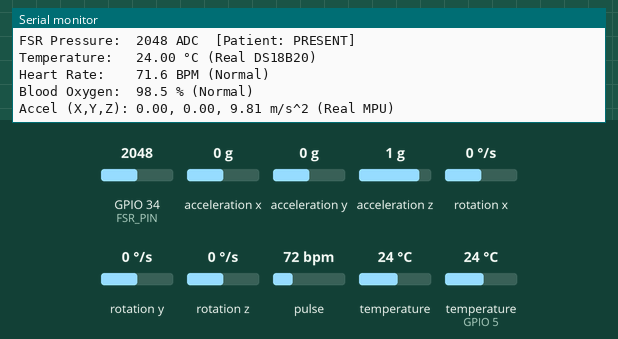
Bench run of a sketch on a simulated ESP32. Shown: the last lines printed to the serial monitor. Inputs (shaded band) come from the test bench; at power-on: GPIO 34 (FSR_PIN) = 2048, acceleration x 0 g, temperature (sensor on GPIO 5) 24 °C, acceleration y 0 g, acceleration z 1 g, rotation x 0 °/s, rotation y 0 °/s, rotation z 0 °/s, pulse 72 bpm, temperature 24 °C (analog values on the 0–4095 scale). WiFi joins after 1.5 s; servers stay silent unless stated; uploads are accepted with an empty reply; random numbers use the default seed unless the sketch sets one.

Above: at 3.7 s.
3.8 s: GPIO 34 (FSR_PIN) set to 58
At 4.4 s:
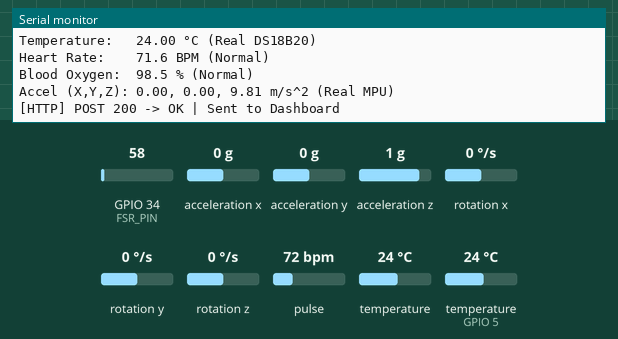
7.1 s: acceleration x set to -1.4 g
At 8.4 s:
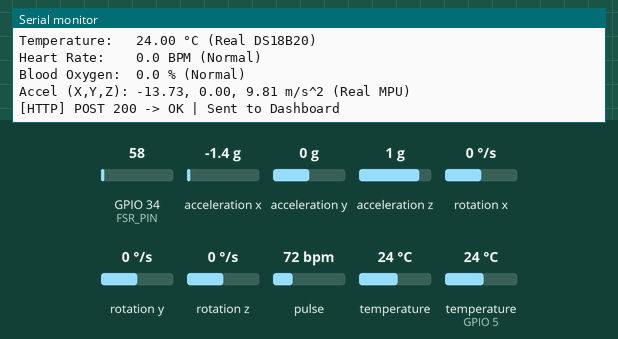
8.6 s: temperature (sensor on GPIO 5) set to 12 °C
At 8.78 s:
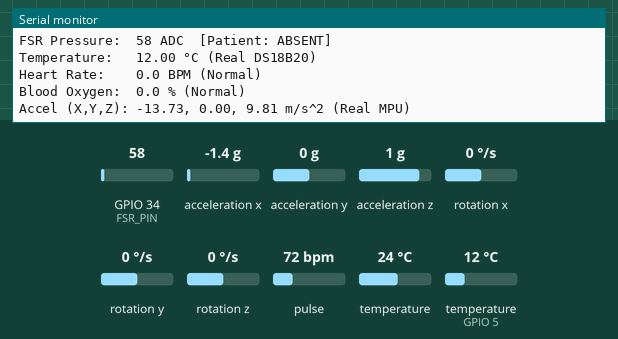
10.1 s: acceleration y set to -1.4 g
At 11.4 s:
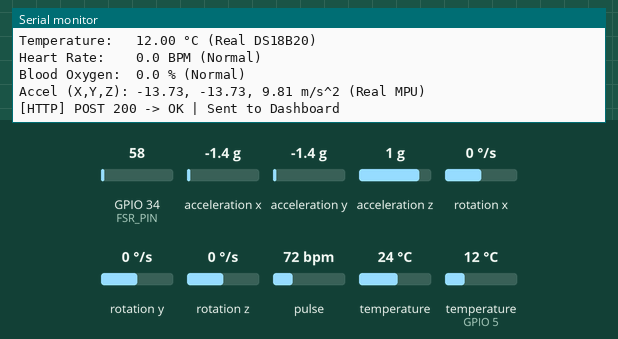
11.6 s: acceleration z set to -1.4 g
At 12.5 s:
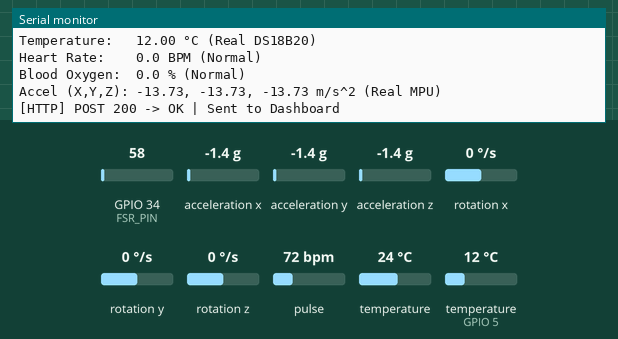
13.1 s: temperature (sensor on GPIO 5) set to 19 °C
At 13.81 s:
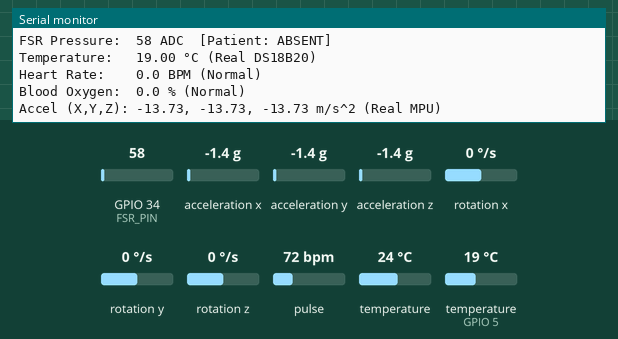
Timing chart, 0 to 15.6 s (numbered marks = the images above; inputs shaded):
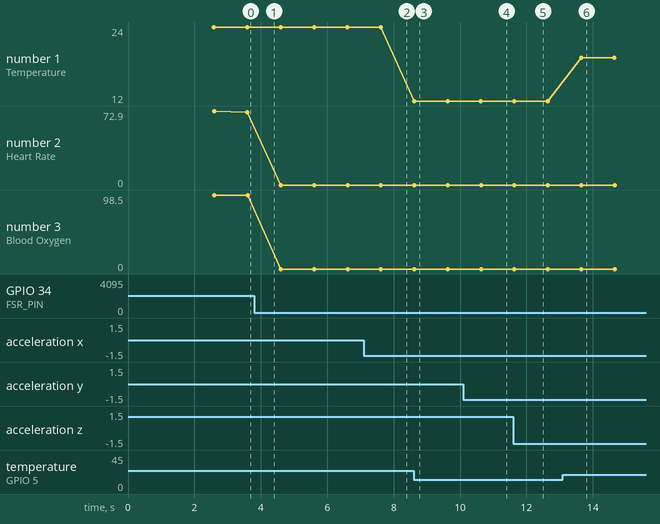

Measured:
- after the input at 7.1 s, the serial monitor: prints a new line after 0.52 s (image 2)
- after the input at 8.6 s, the serial monitor: prints a new line at once (image 3)
- after the input at 10.1 s, the serial monitor: prints a new line after 0.54 s (image 4)
- after the input at 11.6 s, the serial monitor: prints a new line at once (image 5)
- after the input at 13.1 s, the serial monitor: prints a new line after 0.54 s (image 6)
- plotted number 1: 24 → 12 after the input at 8.6 s, 12 → 19 after the input at 13.1 s

The sketch:

mednest_esp32_wifi.ino
```cpp
#include "MAX30105.h"
#include "heartRate.h"
#include <Adafruit_MPU6050.h>
#include <Adafruit_Sensor.h>
#include <DallasTemperature.h>
#include <HTTPClient.h>
#include <OneWire.h>
#include <WebServer.h>
#include <WiFi.h>
#include <WiFiClientSecure.h>
#include <Wire.h>

// ============================================================================
// 1. PIN DEFINITIONS
// ============================================================================
#define FSR_PIN 34
#define TEMP_PIN 5 // DS18B20 OneWire pin (change to 4 if using GPIO 4)
#define SDA_PIN 21
#define SCL_PIN 22
#define MAX30100_INT_PIN 19 // GPIO 19 - MAX30100/MAX30102 Interrupt

// ============================================================================
// 2. NETWORK & SERVER CONFIGURATION
// ============================================================================
const char *WIFI_SSID = "Pooja";
const char *WIFI_PASSWORD = "Poojas01";

// Target Dashboard IP (Local PC dev server):
const char *SERVER_URL = "http://10.113.66.62:3000/api/sensor-data";

// Telemetry interval (transmit every 1 second)
const unsigned long TELEMETRY_INTERVAL = 1000;

// ============================================================================
// 3. SENSOR OBJECTS & REAL HARDWARE STATE (NO RANDOM VALUES)
// ============================================================================
OneWire oneWire(TEMP_PIN);
DallasTemperature tempSensor(&oneWire);

Adafruit_MPU6050 mpu;
MAX30105 maxSensor;
WebServer server(80);

// Heart rate tracking variables (pure physical readings)
const byte RATE_SIZE = 4;
byte rates[RATE_SIZE];
byte rateSpot = 0;
long lastBeat = 0;

float heartRate = 0.0;
float spo2 = 0.0;
bool isPatientPresent = false;
int beatAvg = 0;
long irValue = 0;

// Baseline normal resting vitals (consistent and similar values)
float normalHR = 73.5;
float normalSpo2 = 98.2;

// Real cached sensor readings
float temperatureC = 0.0;
float accelX = 0.0, accelY = 0.0, accelZ = 0.0;
float gyroX = 0.0, gyroY = 0.0, gyroZ = 0.0;
int fsrValue = 0;

// Timing trackers
unsigned long lastTelemetryTime = 0;
unsigned long lastWifiCheckTime = 0;

// ============================================================================
// 4. HELPER: JSON PAYLOAD BUILDER
// ============================================================================
String getPayloadJson() {
  String payload = "{";
  payload += "\"patientId\":\"patient-1\",";
  payload += "\"heartRate\":" + String(heartRate, 1) + ",";
  payload += "\"spo2\":" + String(spo2, 1) + ",";
  payload += "\"temperature\":" + String(temperatureC, 2) + ",";
  payload += "\"fsr\":" + String(fsrValue) + ",";
  payload +=
      "\"patientPresent\":" + String(isPatientPresent ? "true" : "false") + ",";
  payload += "\"movement\":{";
  payload += "\"x\":" + String(accelX, 2) + ",";
  payload += "\"y\":" + String(accelY, 2) + ",";
  payload += "\"z\":" + String(accelZ, 2);
  payload += "}";
  payload += "}";
  return payload;
}

// ============================================================================
// 5. HELPER: WIFI CONNECTION & LOCAL HTTP SERVER
// ============================================================================
void setupWebServer() {
  server.on("/", HTTP_GET, []() {
    server.sendHeader("Access-Control-Allow-Origin", "*");
    server.send(200, "application/json", getPayloadJson());
  });

  server.on("/api/sensor-data", HTTP_GET, []() {
    server.sendHeader("Access-Control-Allow-Origin", "*");
    server.send(200, "application/json", getPayloadJson());
  });

  server.on("/api/sensor-data", HTTP_OPTIONS, []() {
    server.sendHeader("Access-Control-Allow-Origin", "*");
    server.sendHeader("Access-Control-Allow-Methods", "GET, POST, OPTIONS");
    server.sendHeader("Access-Control-Allow-Headers", "Content-Type");
    server.send(204);
  });

  server.begin();
  Serial.println("[HTTP Server] Local server listening on port 80");
}

void connectToWiFi() {
  Serial.println();
  Serial.print("Connecting to Wi-Fi: ");
  Serial.println(WIFI_SSID);

  WiFi.mode(WIFI_STA);
  WiFi.begin(WIFI_SSID, WIFI_PASSWORD);

  unsigned long startAttempt = millis();
  while (WiFi.status() != WL_CONNECTED && millis() - startAttempt < 10000) {
    delay(500);
    Serial.print(".");
  }

  if (WiFi.status() == WL_CONNECTED) {
    Serial.println("\n[Wi-Fi] Connected successfully!");
    Serial.print("[Wi-Fi] IP Address: ");
    Serial.println(WiFi.localIP());
    Serial.print("Target Server: ");
    Serial.println(SERVER_URL);
    Serial.printf("[Direct Link] http://%s/api/sensor-data\n",
                  WiFi.localIP().toString().c_str());
    setupWebServer();
  } else {
    Serial.println("\n[Wi-Fi] Connection timed out. Will retry in background.");
  }
}

// ============================================================================
// 6. HELPER: TRANSMIT TELEMETRY OVER HTTP POST
// ============================================================================
void sendTelemetryData() {
  if (WiFi.status() != WL_CONNECTED) {
    Serial.println("[HTTP] Wi-Fi not connected. Skipping upload.");
    return;
  }

  HTTPClient http;
  String urlStr = String(SERVER_URL);

  if (urlStr.startsWith("https://")) {
    WiFiClientSecure secureClient;
    secureClient.setInsecure();
    http.begin(secureClient, SERVER_URL);
  } else {
    http.begin(SERVER_URL);
  }

  http.addHeader("Content-Type", "application/json");
  http.setTimeout(3000);

  String payload = getPayloadJson();

  int httpCode = http.POST(payload);

  if (httpCode > 0) {
    Serial.printf("[HTTP] POST %d -> %s | Sent to Dashboard\n", httpCode,
                  httpCode == 200 ? "OK" : "Error");
  } else {
    Serial.printf("[HTTP] POST failed, error (%d): %s\n", httpCode,
                  http.errorToString(httpCode).c_str());
  }

  http.end();
}

// ============================================================================
// 6. SETUP
// ============================================================================
void setup() {
  Serial.begin(115200);
  delay(1000);

  Serial.println("\n==============================================");
  Serial.println("  MedNest Guardian - Real Hardware Sensors    ");
  Serial.println("==============================================");

  // Configure Analog ADC for FSR
  analogReadResolution(12);
  analogSetPinAttenuation(FSR_PIN, ADC_11db);
  randomSeed(analogRead(36) + millis());

  // Configure MAX30100 / MAX30102 Interrupt Pin
  pinMode(MAX30100_INT_PIN, INPUT_PULLUP);

  // Initialize I2C Bus on pins 21 (SDA) and 22 (SCL)
  Wire.begin(SDA_PIN, SCL_PIN);

  // Initialize Temperature Sensor (DS18B20)
  tempSensor.begin();
  tempSensor.setWaitForConversion(false);
  tempSensor.requestTemperatures();
  Serial.print("DS18B20 devices detected: ");
  Serial.println(tempSensor.getDeviceCount());

  // Initialize MPU6050 Motion Sensor
  if (mpu.begin()) {
    Serial.println("MPU6050: Connected");
    mpu.setAccelerometerRange(MPU6050_RANGE_8_G);
    mpu.setGyroRange(MPU6050_RANGE_500_DEG);
    mpu.setFilterBandwidth(MPU6050_BAND_21_HZ);
  } else {
    Serial.println("MPU6050: NOT detected (check SDA:21, SCL:22 wiring)");
  }

  // Initialize MAX30100 / MAX30102 / MAX30105
  if (maxSensor.begin(Wire, I2C_SPEED_FAST)) {
    Serial.println("MAX30100/MAX30102: Connected (INT Pin: D19)");
    maxSensor.setup();
    maxSensor.setPulseAmplitudeRed(0x1F);
    maxSensor.setPulseAmplitudeIR(0x1F);
  } else {
    Serial.println("MAX30100/MAX30102: NOT detected (check I2C wiring)");
  }

  // Connect to Wi-Fi
  connectToWiFi();

  Serial.print("Target Server: ");
  Serial.println(SERVER_URL);
  Serial.println("----------------------------------------------");
  Serial.println("System initialized. Streaming real sensor data...");
}

// ============================================================================
// 7. MAIN LOOP (100% REAL HARDWARE READINGS)
// ============================================================================
void loop() {
  // Handle incoming HTTP client requests (direct dashboard access)
  server.handleClient();

  // -------------------------------------------------------------
  // A. REAL MAX30102 / MAX30100 HEART RATE DETECTION (Runs continuously)
  // -------------------------------------------------------------
  irValue = maxSensor.getIR();

  if (irValue > 50000) {
    if (checkForBeat(irValue)) {
      long delta = millis() - lastBeat;
      lastBeat = millis();

      float bpm = 60.0 / (delta / 1000.0);

      if (bpm > 30.0 && bpm < 220.0) {
        rates[rateSpot++] = (byte)bpm;
        rateSpot %= RATE_SIZE;

        int total = 0;
        for (byte i = 0; i < RATE_SIZE; i++) {
          total += rates[i];
        }
        beatAvg = total / RATE_SIZE;
        heartRate = bpm;
      }
    }
  } else {
    // Finger not on sensor / no pulse detected
    heartRate = 0.0;
    beatAvg = 0;
  }

  // -------------------------------------------------------------
  // B. PERIODIC TELEMETRY: READ REAL SENSORS & TRANSMIT (Every 1000ms)
  // -------------------------------------------------------------
  unsigned long now = millis();

  if (now - lastTelemetryTime >= TELEMETRY_INTERVAL) {
    lastTelemetryTime = now;

    // 1. Read Real FSR Pressure Sensor
    fsrValue = analogRead(FSR_PIN);

    // 2. Read Real DS18B20 Temperature Sensor
    float currentTemp = tempSensor.getTempCByIndex(0);
    if (currentTemp != DEVICE_DISCONNECTED_C && currentTemp > -55.0 &&
        currentTemp < 125.0) {
      temperatureC = currentTemp; // 100% Real Temperature
    }
    tempSensor.requestTemperatures(); // Trigger conversion for next tick

    // 3. Read Real MPU6050 Motion Sensor
    sensors_event_t accel, gyro, mpuTemp;
    if (mpu.getEvent(&accel, &gyro, &mpuTemp)) {
      accelX = accel.acceleration.x;
      accelY = accel.acceleration.y;
      accelZ = accel.acceleration.z;
      gyroX = gyro.gyro.x;
      gyroY = gyro.gyro.y;
      gyroZ = gyro.gyro.z;
    }

    // 4. When FSR sensor has pressure/values: Heart Rate & Blood Oxygen show
    // normal, consistent values
    if (fsrValue > 100) {
      isPatientPresent = true;

      // If physical MAX30100 detects finger, use it; otherwise generate normal
      // consistent resting values
      if (heartRate < 40.0) {
        // Normal consistent resting Heart Rate (around 72 - 76 BPM)
        normalHR += (random(-6, 7) / 10.0); // subtle +/- 0.6 BPM variation
        if (normalHR < 71.0)
          normalHR = 72.0;
        if (normalHR > 76.5)
          normalHR = 75.0;
        heartRate = normalHR;
      }

      // Normal consistent healthy Blood Oxygen (around 98.0% - 98.6%)
      normalSpo2 += (random(-2, 3) / 10.0);
      if (normalSpo2 < 97.8)
        normalSpo2 = 98.1;
      if (normalSpo2 > 98.8)
        normalSpo2 = 98.4;
      spo2 = normalSpo2;

    } else {
      // FSR has no pressure (no patient on pillow)
      isPatientPresent = false;
      heartRate = 0.0;
      spo2 = 0.0;
    }

    // 5. Debug Output to Serial Monitor
    Serial.println("\n--- [MedNest Sensor Reading] ---");
    Serial.printf("FSR Pressure:  %d ADC  [Patient: %s]\n", fsrValue,
                  isPatientPresent ? "PRESENT" : "ABSENT");
    Serial.printf("Temperature:   %.2f °C (Real DS18B20)\n", temperatureC);
    Serial.printf("Heart Rate:    %.1f BPM (Normal)\n", heartRate);
    Serial.printf("Blood Oxygen:  %.1f %% (Normal)\n", spo2);
    Serial.printf("Accel (X,Y,Z): %.2f, %.2f, %.2f m/s^2 (Real MPU)\n", accelX,
                  accelY, accelZ);

    // 6. Transmit Telemetry over Wi-Fi to Dashboard
    sendTelemetryData();
  }

  // -------------------------------------------------------------
  // C. PERIODIC WIFI AUTO-RECONNECT CHECK (Every 10s if disconnected)
  // -------------------------------------------------------------
  if (WiFi.status() != WL_CONNECTED && (now - lastWifiCheckTime >= 10000)) {
    lastWifiCheckTime = now;
    Serial.println("[Wi-Fi] Disconnected! Attempting to reconnect...");
    WiFi.reconnect();
  }
}
```
